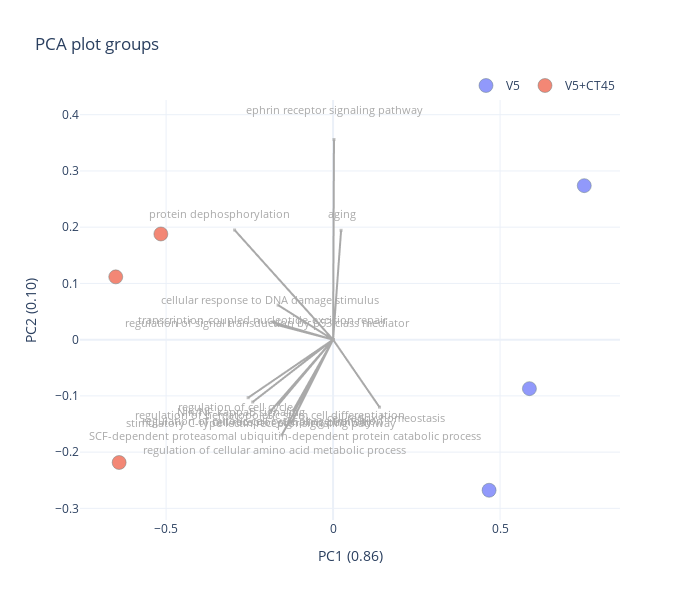

Notebook code cell kept with this figure:
### Code cell
args.update({"loadings":15, "title":'PCA plot groups', 'height':600, 'width':700, 'factor':1})
plot = viz.get_pca_plot(pca_result, identifier='pca', args=args)
iplot(plot.figure)

### Figure 1 — Plotly figure (JSON) as saved in the notebook; plotly's stock layout.template omitted (floating-point values rounded to 4 significant figures)
{"data": [{"hovertemplate": "group=V5<br>x=%{x}<br>y=%{y}<extra></extra>", "legendgroup": "V5", "marker": {"color": "#636efa", "line": {"color": "DarkSlateGrey", "width": 0.5}, "opacity": 0.7, "size": 14, "symbol": "circle"}, "mode": "markers", "name": "V5", "orientation": "v", "showlegend": true, "type": "scatter", "x": [0.5879, 0.7521, 0.4672], "xaxis": "x", "y": [-0.08711, 0.2738, -0.2678], "yaxis": "y"}, {"hovertemplate": "group=V5+CT45<br>x=%{x}<br>y=%{y}<extra></extra>", "legendgroup": "V5+CT45", "marker": {"color": "#EF553B", "line": {"color": "DarkSlateGrey", "width": 0.5}, "opacity": 0.7, "size": 14, "symbol": "circle"}, "mode": "markers", "name": "V5+CT45", "orientation": "v", "showlegend": true, "type": "scatter", "x": [-0.6508, -0.6406, -0.5157], "xaxis": "x", "y": [0.1116, -0.2185, 0.1879], "yaxis": "y"}, {"marker": {"color": "darkgrey", "opacity": 0.7, "showscale": false, "size": 3, "symbol": 1}, "mode": "markers+lines", "name": "ephrin receptor signaling pathway", "showlegend": false, "text": "ephrin receptor signaling pathway loading: 0.36", "type": "scattergl", "x": [0, 0.002678], "y": [0, 0.3559]}, {"marker": {"color": "darkgrey", "opacity": 0.7, "showscale": false, "size": 3, "symbol": 1}, "mode": "markers+lines", "name": "protein dephosphorylation", "showlegend": false, "text": "protein dephosphorylation loading: 0.35", "type": "scattergl", "x": [0, -0.2948], "y": [0, 0.1949]}, {"marker": {"color": "darkgrey", "opacity": 0.7, "showscale": false, "size": 3, "symbol": 1}, "mode": "markers+lines", "name": "regulation of cell cycle", "showlegend": false, "text": "regulation of cell cycle loading: 0.27", "type": "scattergl", "x": [0, -0.2542], "y": [0, -0.1032]}, {"marker": {"color": "darkgrey", "opacity": 0.7, "showscale": false, "size": 3, "symbol": 1}, "mode": "markers+lines", "name": "NIK/NF-kappaB signaling", "showlegend": false, "text": "NIK/NF-kappaB signaling loading: 0.26", "type": "scattergl", "x": [0, -0.2407], "y": [0, -0.1108]}, {"marker": {"color": "darkgrey", "opacity": 0.7, "showscale": false, "size": 3, "symbol": 1}, "mode": "markers+lines", "name": "regulation of cellular amino acid metabolic process", "showlegend": false, "text": "regulation of cellular amino acid metabolic process loading: 0.23", "type": "scattergl", "x": [0, -0.1536], "y": [0, -0.1696]}, {"marker": {"color": "darkgrey", "opacity": 0.7, "showscale": false, "size": 3, "symbol": 1}, "mode": "markers+lines", "name": "stimulatory C-type lectin receptor signaling pathway", "showlegend": false, "text": "stimulatory C-type lectin receptor signaling pathway loading: 0.23", "type": "scattergl", "x": [0, -0.188], "y": [0, -0.1275]}, {"marker": {"color": "darkgrey", "opacity": 0.7, "showscale": false, "size": 3, "symbol": 1}, "mode": "markers+lines", "name": "regulation of mitotic cell cycle phase transition", "showlegend": false, "text": "regulation of mitotic cell cycle phase transition loading: 0.22", "type": "scattergl", "x": [0, -0.1845], "y": [0, -0.1252]}, {"marker": {"color": "darkgrey", "opacity": 0.7, "showscale": false, "size": 3, "symbol": 1}, "mode": "markers+lines", "name": "regulation of hematopoietic stem cell differentiation", "showlegend": false, "text": "regulation of hematopoietic stem cell differentiation loading: 0.20", "type": "scattergl", "x": [0, -0.1636], "y": [0, -0.1155]}, {"marker": {"color": "darkgrey", "opacity": 0.7, "showscale": false, "size": 3, "symbol": 1}, "mode": "markers+lines", "name": "aging", "showlegend": false, "text": "aging loading: 0.20", "type": "scattergl", "x": [0, 0.024], "y": [0, 0.1944]}, {"marker": {"color": "darkgrey", "opacity": 0.7, "showscale": false, "size": 3, "symbol": 1}, "mode": "markers+lines", "name": "SCF-dependent proteasomal ubiquitin-dependent protein catabolic process", "showlegend": false, "text": "SCF-dependent proteasomal ubiquitin-dependent protein catabolic process loading: 0.19", "type": "scattergl", "x": [0, -0.1258], "y": [0, -0.1488]}, {"marker": {"color": "darkgrey", "opacity": 0.7, "showscale": false, "size": 3, "symbol": 1}, "mode": "markers+lines", "name": "transcription-coupled nucleotide-excision repair", "showlegend": false, "text": "transcription-coupled nucleotide-excision repair loading: 0.18", "type": "scattergl", "x": [0, -0.1822], "y": [0, 0.03135]}, {"marker": {"color": "darkgrey", "opacity": 0.7, "showscale": false, "size": 3, "symbol": 1}, "mode": "markers+lines", "name": "cell redox homeostasis", "showlegend": false, "text": "cell redox homeostasis loading: 0.18", "type": "scattergl", "x": [0, 0.139], "y": [0, -0.1201]}, {"marker": {"color": "darkgrey", "opacity": 0.7, "showscale": false, "size": 3, "symbol": 1}, "mode": "markers+lines", "name": "cellular response to DNA damage stimulus", "showlegend": false, "text": "cellular response to DNA damage stimulus loading: 0.18", "type": "scattergl", "x": [0, -0.1645], "y": [0, 0.06132]}, {"marker": {"color": "darkgrey", "opacity": 0.7, "showscale": false, "size": 3, "symbol": 1}, "mode": "markers+lines", "name": "T cell receptor signaling pathway", "showlegend": false, "text": "T cell receptor signaling pathway loading: 0.17", "type": "scattergl", "x": [0, -0.1195], "y": [0, -0.1259]}, {"marker": {"color": "darkgrey", "opacity": 0.7, "showscale": false, "size": 3, "symbol": 1}, "mode": "markers+lines", "name": "regulation of signal transduction by p53 class mediator", "showlegend": false, "text": "regulation of signal transduction by p53 class mediator loading: 0.17", "type": "scattergl", "x": [0, -0.1696], "y": [0, 0.02645]}], "layout": {"annotations": [{"align": "center", "ax": 20, "ay": -30, "font": {"color": "darkgrey", "size": 11}, "showarrow": false, "text": "ephrin receptor signaling pathway", "x": 0.00308, "xref": "x", "y": 0.4092, "yref": "y"}, {"align": "center", "ax": 20, "ay": -30, "font": {"color": "darkgrey", "size": 11}, "showarrow": false, "text": "protein dephosphorylation", "x": -0.3391, "xref": "x", "y": 0.2241, "yref": "y"}, {"align": "center", "ax": 20, "ay": -30, "font": {"color": "darkgrey", "size": 11}, "showarrow": false, "text": "regulation of cell cycle", "x": -0.2923, "xref": "x", "y": -0.1187, "yref": "y"}, {"align": "center", "ax": 20, "ay": -30, "font": {"color": "darkgrey", "size": 11}, "showarrow": false, "text": "NIK/NF-kappaB signaling", "x": -0.2768, "xref": "x", "y": -0.1275, "yref": "y"}, {"align": "center", "ax": 20, "ay": -30, "font": {"color": "darkgrey", "size": 11}, "showarrow": false, "text": "regulation of cellular amino acid metabolic process", "x": -0.1766, "xref": "x", "y": -0.1951, "yref": "y"}, {"align": "center", "ax": 20, "ay": -30, "font": {"color": "darkgrey", "size": 11}, "showarrow": false, "text": "stimulatory C-type lectin receptor signaling pathway", "x": -0.2162, "xref": "x", "y": -0.1467, "yref": "y"}, {"align": "center", "ax": 20, "ay": -30, "font": {"color": "darkgrey", "size": 11}, "showarrow": false, "text": "regulation of mitotic cell cycle phase transition", "x": -0.2122, "xref": "x", "y": -0.144, "yref": "y"}, {"align": "center", "ax": 20, "ay": -30, "font": {"color": "darkgrey", "size": 11}, "showarrow": false, "text": "regulation of hematopoietic stem cell differentiation", "x": -0.1881, "xref": "x", "y": -0.1328, "yref": "y"}, {"align": "center", "ax": 20, "ay": -30, "font": {"color": "darkgrey", "size": 11}, "showarrow": false, "text": "aging", "x": 0.0276, "xref": "x", "y": 0.2236, "yref": "y"}, {"align": "center", "ax": 20, "ay": -30, "font": {"color": "darkgrey", "size": 11}, "showarrow": false, "text": "SCF-dependent proteasomal ubiquitin-dependent protein catabolic process", "x": -0.1446, "xref": "x", "y": -0.1712, "yref": "y"}, {"align": "center", "ax": 20, "ay": -30, "font": {"color": "darkgrey", "size": 11}, "showarrow": false, "text": "transcription-coupled nucleotide-excision repair", "x": -0.2096, "xref": "x", "y": 0.03605, "yref": "y"}, {"align": "center", "ax": 20, "ay": -30, "font": {"color": "darkgrey", "size": 11}, "showarrow": false, "text": "cell redox homeostasis", "x": 0.1599, "xref": "x", "y": -0.1381, "yref": "y"}, {"align": "center", "ax": 20, "ay": -30, "font": {"color": "darkgrey", "size": 11}, "showarrow": false, "text": "cellular response to DNA damage stimulus", "x": -0.1892, "xref": "x", "y": 0.07052, "yref": "y"}, {"align": "center", "ax": 20, "ay": -30, "font": {"color": "darkgrey", "size": 11}, "showarrow": false, "text": "T cell receptor signaling pathway", "x": -0.1374, "xref": "x", "y": -0.1447, "yref": "y"}, {"align": "center", "ax": 20, "ay": -30, "font": {"color": "darkgrey", "size": 11}, "showarrow": false, "text": "regulation of signal transduction by p53 class mediator", "x": -0.1951, "xref": "x", "y": 0.03042, "yref": "y"}], "height": 600, "hovermode": "closest", "legend": {"orientation": "h", "x": 1, "xanchor": "right", "y": 1, "yanchor": "bottom"}, "title": {"text": "PCA plot groups"}, "width": 700, "xaxis": {"title": {"text": "PC1 (0.86)"}}, "yaxis": {"title": {"text": "PC2 (0.10)"}}}}
